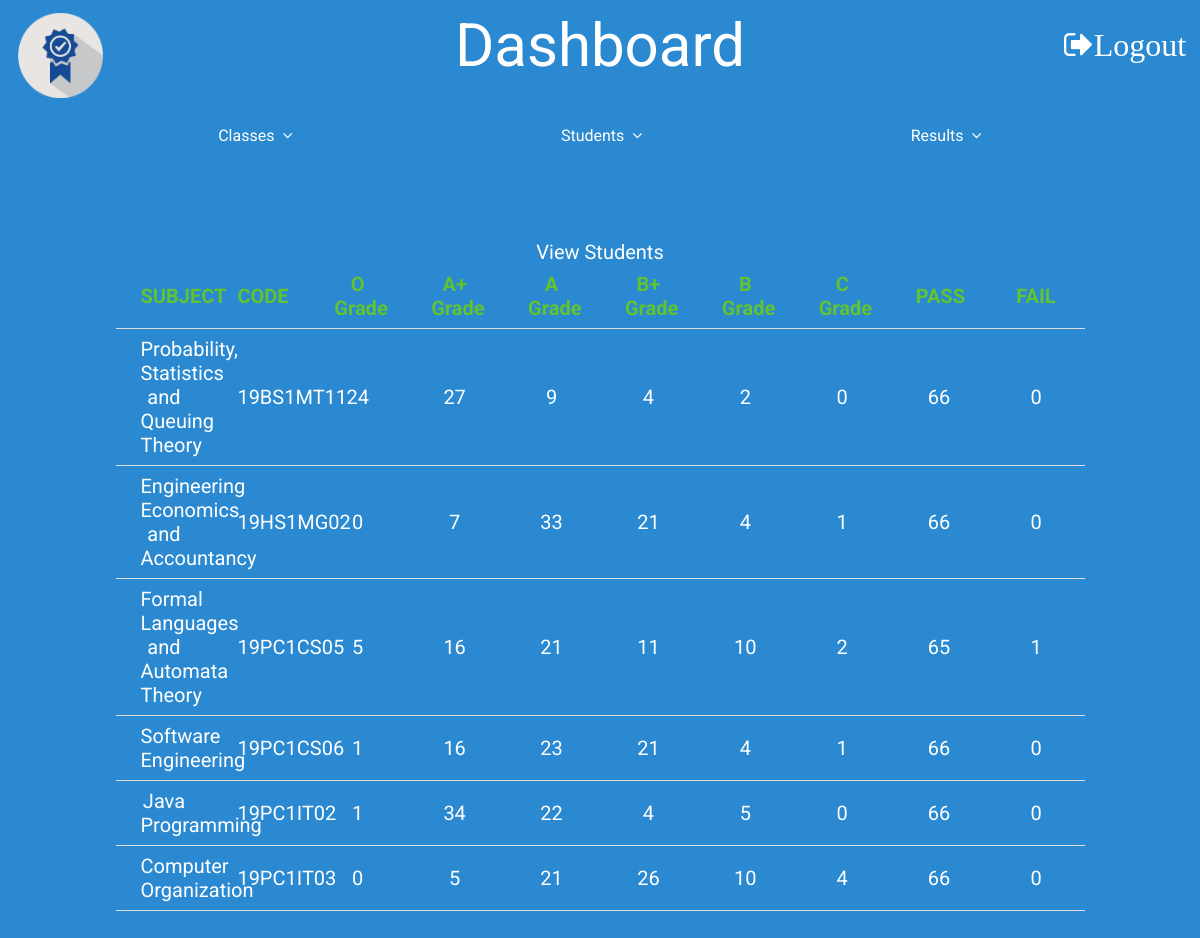
Screenshot of /analysisReport.php?class=CSE-D (signed in) with the database file from the repository.
### tables this page shows
CREATE TABLE `performance` (
  `Subject` varchar(42) DEFAULT NULL,
  `code` varchar(9) NOT NULL,
  `Og` varchar(6) DEFAULT NULL,
  `aa` varchar(2) DEFAULT NULL,
  `a` varchar(2) DEFAULT NULL,
  `bb` varchar(2) DEFAULT NULL,
  `b` varchar(2) DEFAULT NULL,
  `c` varchar(1) DEFAULT NULL,
  `pass` varchar(4) DEFAULT NULL,
  `fail` varchar(4) DEFAULT NULL,
  `class` varchar(6) NOT NULL
);

### analysisReport.php (the view, shortened to what this page needs)
<!DOCTYPE html>
<html lang="en">
<head>
    <link rel="stylesheet" href="css/home.css">
    <link rel="stylesheet" href="./css/font-awesome-4.7.0/css/font-awesome.css">
    <link rel="stylesheet" type='text/css' href="css/manage.css">
</head>
<body>
    <div class="title">
        <a href="dashboard.php"><img src="./images/logo2.png" alt="" class="logo"></a>
        <span class="heading">Dashboard</span>
        <a href="logout.php" style="color: white"><span class="fa fa-sign-out fa-2x">Logout</span></a>
    </div>
    <div class="nav">
        <ul>
            <li class="dropdown" onclick="toggleDisplay('1')">
                <a href="" class="dropbtn">Classes &nbsp
                    <span class="fa fa-angle-down"></span>
                </a>
            </li>
            <li class="dropdown" onclick="toggleDisplay('2')">
                <a href="#" class="dropbtn">Students &nbsp
                    <span class="fa fa-angle-down"></span>
                </a>
            </li>
            <li class="dropdown" onclick="toggleDisplay('3')">
                <a href="#" class="dropbtn">Results &nbsp
                    <span class="fa fa-angle-down"></span>
                </a>
            </li>
        </ul>
    </div>
    <div class="main">
        <?php
            include('session.php');
            if(!isset($_GET['class']))
            $class=null;
        else
            $class=$_GET['class'];
            $result = mysqli_query($conn, "SELECT `Subject`, `code`, `Og`, `aa`, `a`, `bb`, `b`, `c`, `pass`, `fail` FROM `performance` where `class` = '$class'");
            if (mysqli_num_rows($result) > 0) {
               echo "<table>
                <caption>View Students</caption>
                <tr>
                <th>SUBJECT</th>
                <th>CODE</th>
                <th>O  Grade</th>
                <th>A+  Grade</th>
                <th>A  Grade</th>
                <th>B+  Grade</th>
                <th>B  Grade</th>
                <th>C  Grade</th>
                <th>PASS</th>
                <th>FAIL</th>
                </tr>";
                while($row = mysqli_fetch_array($result))
                  {
                    echo "<tr>";
                    echo "<td>" . $row['Subject'] . "</td>";
                    echo "<td>" . $row['code'] . "</td>";
                    echo "<td>" . $row['Og'] . "</td>";
                    echo "<td>" . $row['aa'] . "</td>";
                    echo "<td>" . $row['a'] . "</td>";
                    echo "<td>" . $row['bb'] . "</td>";
                    echo "<td>" . $row['b'] . "</td>";
                    echo "<td>" . $row['c'] . "</td>";
                    echo "<td>" . $row['pass'] . "</td>";
                    echo "<td>" . $row['fail'] . "</td>";
                    echo "</tr>";
                  }
                echo "</table>";
            } else {
                echo "0 Students";
            }
        ?>
    </div>
</body>
</html>

### css/home.css (style rules this page uses)
body { margin: 0; font-family: 'Roboto', sans-serif; background-color: #2a89d1; color: white; }
.title { display: grid; grid-template-rows: 50px; grid-template-columns: 150px 1fr 150px; align-items: center; padding: 20px 0; text-align: center; }
.logo { width: 150px; height: auto; }
.heading { font-size: 60px; }
.main { display: grid; align-items: center; font-size: 20px; padding-top: 80px; }
ul { list-style-type: none; margin: 20px 0 0 0; padding: 0; display: flex; overflow: hidden; justify-content: space-evenly; }
li a, .dropbtn { display: inline-block; text-decoration: none; color: white; height: 40px; display: flex; align-items: center; padding: 5px 50px; }
li.dropdown { display: inline-block; }

### css/manage.css (style rules this page uses)
.main { display: grid; justify-content: center; padding: 30px; }
.main table { margin: 50px auto; }
.main table, th, td { border-collapse: collapse; text-align: left; table-layout: fixed; padding: 8px 30px; width: 90%; }
.main th { color: #61c232; }
th, td { border-bottom: 1px solid #ddd; }

### analysisReport.php (style rules this page uses)
.logo { margin-top:25px; width:85px; height:auto; margin-left:-30px; }
.main table, th, td { border-collapse: collapse; text-align: center; table-layout: fixed; padding: 8px 25px; width: 85%; }

### rows the page displays
performance: Subject "Probability, Statistics and Queuing Theory", code "19BS1MT11", Og "24", aa "27", a "9", bb "4", b "2", c "0", pass "66", fail "0"
performance: Subject "Engineering Economics and Accountancy", code "19HS1MG02", Og "0", aa "7", a "33", bb "21", b "4", c "1", pass "66", fail "0"
performance: Subject "Formal Languages and Automata Theory", code "19PC1CS05", Og "5", aa "16", a "21", bb "11", b "10", c "2", pass "65", fail "1"
performance: Subject "Software Engineering", code "19PC1CS06", Og "1", aa "16", a "23", bb "21", b "4", c "1", pass "66", fail "0"
performance: Subject "Java Programming", code "19PC1IT02", Og "1", aa "34", a "22", bb "4", b "5", c "0", pass "66", fail "0"
performance: Subject "Computer Organization", code "19PC1IT03", Og "0", aa "5", a "21", bb "26", b "10", c "4", pass "66", fail "0"
